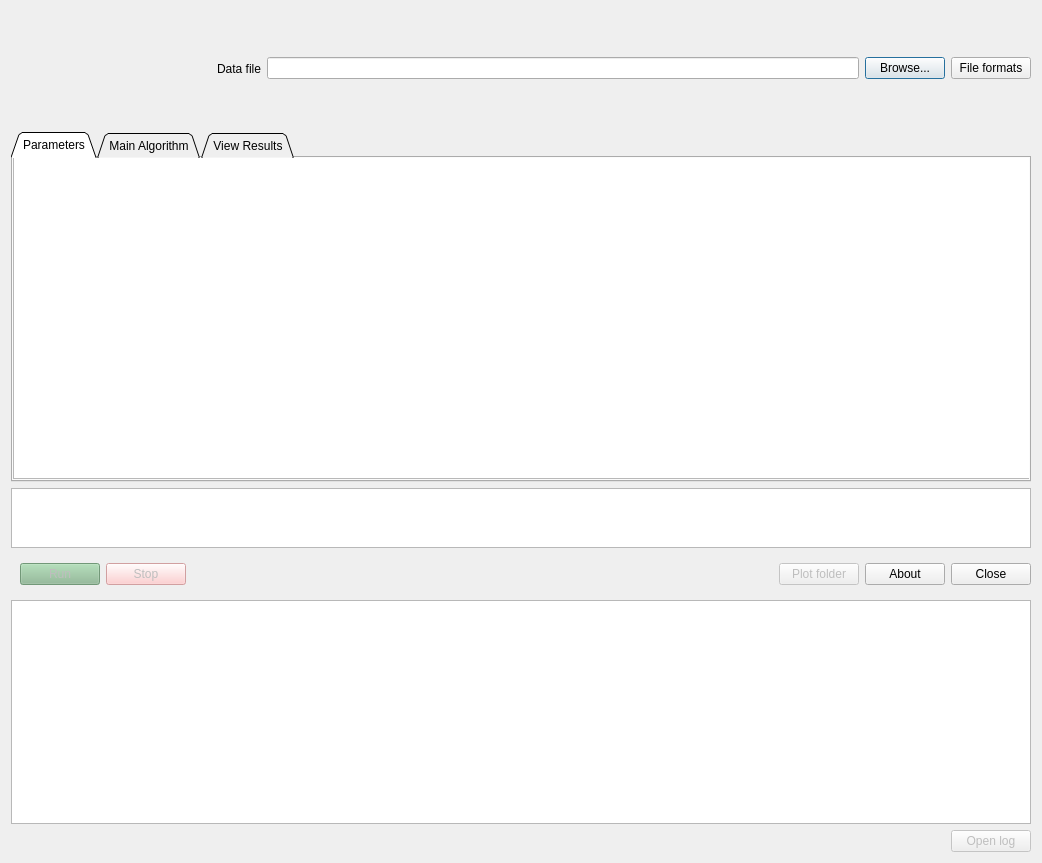
<?xml version="1.0" encoding="UTF-8"?>
<ui version="4.0">
 <class>Dialog</class>
 <widget class="QDialog" name="Dialog">
  <property name="geometry">
   <rect>
    <x>0</x>
    <y>0</y>
    <width>1042</width>
    <height>863</height>
   </rect>
  </property>
  <property name="windowTitle">
   <string>Spyking circus launcher</string>
  </property>
  <layout class="QVBoxLayout" name="verticalLayout">
   <item>
    <layout class="QHBoxLayout" name="horizontalLayout">
     <item>
      <widget class="QLabel" name="logo">
       <property name="minimumSize">
        <size>
         <width>200</width>
         <height>115</height>
        </size>
       </property>
       <property name="maximumSize">
        <size>
         <width>200</width>
         <height>115</height>
        </size>
       </property>
       <property name="text">
        <string/>
       </property>
       <property name="pixmap">
        <pixmap>../icons/logo.jpg</pixmap>
       </property>
       <property name="scaledContents">
        <bool>true</bool>
       </property>
      </widget>
     </item>
     <item>
      <widget class="QLabel" name="lbl_file">
       <property name="text">
        <string>Data file</string>
       </property>
       <property name="alignment">
        <set>Qt::AlignRight|Qt::AlignTrailing|Qt::AlignVCenter</set>
       </property>
      </widget>
     </item>
     <item>
      <widget class="QLineEdit" name="edit_file">
       <property name="toolTip">
        <string>The data file (or file with list of commands in batch mode)</string>
       </property>
      </widget>
     </item>
     <item>
      <widget class="QPushButton" name="btn_file">
       <property name="text">
        <string>Browse...</string>
       </property>
       <property name="icon">
        <iconset theme="system-file-manager">
         <normaloff>.</normaloff>.</iconset>
       </property>
      </widget>
     </item>
     <item>
      <widget class="QPushButton" name="btn_help_file_format">
       <property name="text">
        <string>File formats</string>
       </property>
       <property name="icon">
        <iconset theme="help">
         <normaloff>.</normaloff>.</iconset>
       </property>
      </widget>
     </item>
    </layout>
   </item>
   <item>
    <widget class="QFrame" name="frame">
     <property name="frameShape">
      <enum>QFrame::NoFrame</enum>
     </property>
     <property name="frameShadow">
      <enum>QFrame::Raised</enum>
     </property>
     <layout class="QVBoxLayout" name="verticalLayout_2">
      <property name="leftMargin">
       <number>0</number>
      </property>
      <property name="topMargin">
       <number>0</number>
      </property>
      <property name="rightMargin">
       <number>0</number>
      </property>
      <property name="bottomMargin">
       <number>0</number>
      </property>
      <item>
       <layout class="QHBoxLayout" name="horizontalLayout_4">
        <item>
         <widget class="QTabWidget" name="tabWidget">
          <property name="enabled">
           <bool>true</bool>
          </property>
          <property name="minimumSize">
           <size>
            <width>0</width>
            <height>350</height>
           </size>
          </property>
          <property name="tabShape">
           <enum>QTabWidget::Triangular</enum>
          </property>
          <property name="currentIndex">
           <number>0</number>
          </property>
          <widget class="QWidget" name="tab_3">
           <attribute name="title">
            <string>Parameters</string>
           </attribute>
           <widget class="QPlainTextEdit" name="param_editor">
            <property name="geometry">
             <rect>
              <x>0</x>
              <y>-10</y>
              <width>1021</width>
              <height>331</height>
             </rect>
            </property>
            <property name="font">
             <font>
              <family>Monospace</family>
              <pointsize>9</pointsize>
             </font>
            </property>
            <property name="tabChangesFocus">
             <bool>false</bool>
            </property>
           </widget>
          </widget>
          <widget class="QWidget" name="tab">
           <property name="enabled">
            <bool>true</bool>
           </property>
           <attribute name="title">
            <string>Main Algorithm</string>
           </attribute>
           <widget class="QGroupBox" name="grp_options">
            <property name="geometry">
             <rect>
              <x>160</x>
              <y>0</y>
              <width>861</width>
              <height>316</height>
             </rect>
            </property>
            <property name="title">
             <string>Options</string>
            </property>
            <layout class="QVBoxLayout" name="verticalLayout_6">
             <item>
              <layout class="QHBoxLayout" name="horizontalLayout_10">
               <item>
                <widget class="QCheckBox" name="cb_preview">
                 <property name="toolTip">
                  <string>Open a GUI showing the first second filtered with thresholds</string>
                 </property>
                 <property name="text">
                  <string>Preview mode</string>
                 </property>
                 <property name="autoExclusive">
                  <bool>false</bool>
                 </property>
                </widget>
               </item>
               <item>
                <widget class="QCheckBox" name="cb_batch">
                 <property name="toolTip">
                  <string>Run a set of commands from a file</string>
                 </property>
                 <property name="text">
                  <string>Batch mode</string>
                 </property>
                 <property name="autoExclusive">
                  <bool>false</bool>
                 </property>
                </widget>
               </item>
               <item>
                <widget class="QCheckBox" name="cb_results">
                 <property name="toolTip">
                  <string>Open a GUI to show the results on top of the raw data</string>
                 </property>
                 <property name="text">
                  <string>Results mode</string>
                 </property>
                </widget>
               </item>
              </layout>
             </item>
             <item>
              <widget class="Line" name="line_2">
               <property name="orientation">
                <enum>Qt::Horizontal</enum>
               </property>
              </widget>
             </item>
             <item>
              <layout class="QHBoxLayout" name="horizontalLayout_11">
               <item>
                <widget class="QLabel" name="lbl_cpus">
                 <property name="text">
                  <string>No. CPUs</string>
                 </property>
                 <property name="alignment">
                  <set>Qt::AlignRight|Qt::AlignTrailing|Qt::AlignVCenter</set>
                 </property>
                </widget>
               </item>
               <item>
                <widget class="QSpinBox" name="spin_cpus">
                 <property name="toolTip">
                  <string>Number of CPUs to use</string>
                 </property>
                 <property name="minimum">
                  <number>1</number>
                 </property>
                </widget>
               </item>
               <item>
                <widget class="QPushButton" name="btn_help_cpus">
                 <property name="maximumSize">
                  <size>
                   <width>75</width>
                   <height>16777215</height>
                  </size>
                 </property>
                 <property name="text">
                  <string>Help</string>
                 </property>
                 <property name="icon">
                  <iconset theme="help">
                   <normaloff>.</normaloff>.</iconset>
                 </property>
                </widget>
               </item>
               <item>
                <widget class="QLabel" name="lbl_gpus">
                 <property name="text">
                  <string>No. GPUs</string>
                 </property>
                 <property name="alignment">
                  <set>Qt::AlignRight|Qt::AlignTrailing|Qt::AlignVCenter</set>
                 </property>
                </widget>
               </item>
               <item>
                <widget class="QSpinBox" name="spin_gpus">
                 <property name="toolTip">
                  <string>Number of GPUs to use</string>
                 </property>
                </widget>
               </item>
               <item>
                <widget class="QPushButton" name="btn_help_gpus">
                 <property name="maximumSize">
                  <size>
                   <width>75</width>
                   <height>16777215</height>
                  </size>
                 </property>
                 <property name="text">
                  <string>Help</string>
                 </property>
                 <property name="icon">
                  <iconset theme="help">
                   <normaloff>.</normaloff>.</iconset>
                 </property>
                </widget>
               </item>
              </layout>
             </item>
             <item>
              <layout class="QHBoxLayout" name="horizontalLayout_7">
               <item>
                <widget class="QLabel" name="lbl_hostfile">
                 <property name="text">
                  <string>Host file</string>
                 </property>
                 <property name="alignment">
                  <set>Qt::AlignRight|Qt::AlignTrailing|Qt::AlignVCenter</set>
                 </property>
                </widget>
               </item>
               <item>
                <widget class="QLineEdit" name="edit_hostfile">
                 <property name="toolTip">
                  <string>The hostfile for MPI</string>
                 </property>
                </widget>
               </item>
               <item>
                <widget class="QPushButton" name="btn_hostfile">
                 <property name="text">
                  <string>Browse...</string>
                 </property>
                 <property name="icon">
                  <iconset theme="system-file-manager">
                   <normaloff>.</normaloff>.</iconset>
                 </property>
                </widget>
               </item>
              </layout>
             </item>
             <item>
              <widget class="QGroupBox" name="grp_merge_convert">
               <property name="title">
                <string>Merging/Converting</string>
               </property>
               <layout class="QVBoxLayout" name="verticalLayout_7">
                <property name="leftMargin">
                 <number>0</number>
                </property>
                <item>
                 <layout class="QHBoxLayout" name="horizontalLayout_6">
                  <item>
                   <widget class="QLabel" name="lbl_extension">
                    <property name="text">
                     <string>Extension</string>
                    </property>
                    <property name="alignment">
                     <set>Qt::AlignRight|Qt::AlignTrailing|Qt::AlignVCenter</set>
                    </property>
                   </widget>
                  </item>
                  <item>
                   <widget class="QLineEdit" name="edit_extension"/>
                  </item>
                 </layout>
                </item>
               </layout>
              </widget>
             </item>
             <item>
              <widget class="QGroupBox" name="grp_benchmarking">
               <property name="title">
                <string>Benchmarking</string>
               </property>
               <layout class="QVBoxLayout" name="verticalLayout_5">
                <property name="leftMargin">
                 <number>0</number>
                </property>
                <item>
                 <layout class="QHBoxLayout" name="horizontalLayout_8">
                  <item>
                   <widget class="QLabel" name="lbl_output">
                    <property name="text">
                     <string>Output</string>
                    </property>
                    <property name="alignment">
                     <set>Qt::AlignRight|Qt::AlignTrailing|Qt::AlignVCenter</set>
                    </property>
                   </widget>
                  </item>
                  <item>
                   <widget class="QLineEdit" name="edit_output">
                    <property name="toolTip">
                     <string>Output file for generation of synthetic benchmarks</string>
                    </property>
                   </widget>
                  </item>
                  <item>
                   <widget class="QPushButton" name="btn_output">
                    <property name="text">
                     <string>Browse...</string>
                    </property>
                    <property name="icon">
                     <iconset theme="system-file-manager">
                      <normaloff>.</normaloff>.</iconset>
                    </property>
                   </widget>
                  </item>
                 </layout>
                </item>
                <item>
                 <layout class="QHBoxLayout" name="horizontalLayout_9">
                  <item>
                   <widget class="QLabel" name="lbl_type">
                    <property name="text">
                     <string>Type</string>
                    </property>
                    <property name="alignment">
                     <set>Qt::AlignRight|Qt::AlignTrailing|Qt::AlignVCenter</set>
                    </property>
                   </widget>
                  </item>
                  <item>
                   <widget class="QComboBox" name="cmb_type">
                    <property name="toolTip">
                     <string>type of benchmark</string>
                    </property>
                    <item>
                     <property name="text">
                      <string>fitting</string>
                     </property>
                    </item>
                    <item>
                     <property name="text">
                      <string>clustering</string>
                     </property>
                    </item>
                    <item>
                     <property name="text">
                      <string>synchrony</string>
                     </property>
                    </item>
                   </widget>
                  </item>
                 </layout>
                </item>
               </layout>
              </widget>
             </item>
            </layout>
           </widget>
           <widget class="QGroupBox" name="grp_tasks">
            <property name="geometry">
             <rect>
              <x>0</x>
              <y>0</y>
              <width>156</width>
              <height>330</height>
             </rect>
            </property>
            <property name="minimumSize">
             <size>
              <width>0</width>
              <height>330</height>
             </size>
            </property>
            <property name="title">
             <string>Tasks</string>
            </property>
            <layout class="QVBoxLayout" name="verticalLayout_4">
             <item>
              <layout class="QVBoxLayout" name="verticalLayout_3">
               <item>
                <widget class="QCheckBox" name="cb_filtering">
                 <property name="font">
                  <font>
                   <weight>50</weight>
                   <bold>false</bold>
                  </font>
                 </property>
                 <property name="toolTip">
                  <string>Performs the filtering on site of the data</string>
                 </property>
                 <property name="autoFillBackground">
                  <bool>false</bool>
                 </property>
                 <property name="text">
                  <string>Filtering</string>
                 </property>
                 <property name="checked">
                  <bool>true</bool>
                 </property>
                </widget>
               </item>
               <item>
                <widget class="QCheckBox" name="cb_whitening">
                 <property name="font">
                  <font>
                   <weight>50</weight>
                   <bold>false</bold>
                  </font>
                 </property>
                 <property name="toolTip">
                  <string>Performs the spatia whitening of the data, and extract PCA basis</string>
                 </property>
                 <property name="text">
                  <string>Whitening</string>
                 </property>
                 <property name="checked">
                  <bool>true</bool>
                 </property>
                </widget>
               </item>
               <item>
                <widget class="QCheckBox" name="cb_clustering">
                 <property name="font">
                  <font>
                   <weight>50</weight>
                   <bold>false</bold>
                  </font>
                 </property>
                 <property name="toolTip">
                  <string>Performs the clustering to identify templates</string>
                 </property>
                 <property name="text">
                  <string>Clustering</string>
                 </property>
                 <property name="checked">
                  <bool>true</bool>
                 </property>
                </widget>
               </item>
               <item>
                <widget class="QCheckBox" name="cb_fitting">
                 <property name="font">
                  <font>
                   <weight>50</weight>
                   <bold>false</bold>
                  </font>
                 </property>
                 <property name="toolTip">
                  <string>Performs the template-matching phase</string>
                 </property>
                 <property name="text">
                  <string>Fitting</string>
                 </property>
                 <property name="checked">
                  <bool>true</bool>
                 </property>
                </widget>
               </item>
               <item>
                <widget class="QCheckBox" name="cb_merging">
                 <property name="toolTip">
                  <string>Launch the Meta-Merging GUI</string>
                 </property>
                 <property name="text">
                  <string>Merging</string>
                 </property>
                </widget>
               </item>
               <item>
                <widget class="QCheckBox" name="cb_converting">
                 <property name="toolTip">
                  <string>Convert results for the phy GUI</string>
                 </property>
                 <property name="text">
                  <string>Converting</string>
                 </property>
                </widget>
               </item>
               <item>
                <widget class="QCheckBox" name="cb_gathering">
                 <property name="toolTip">
                  <string>Gather data while fitting is still in progress</string>
                 </property>
                 <property name="text">
                  <string>Gathering</string>
                 </property>
                </widget>
               </item>
               <item>
                <widget class="QCheckBox" name="cb_extracting">
                 <property name="toolTip">
                  <string>Extract templates from user-defined spike times</string>
                 </property>
                 <property name="text">
                  <string>Extracting</string>
                 </property>
                </widget>
               </item>
               <item>
                <widget class="QCheckBox" name="cb_benchmarking">
                 <property name="toolTip">
                  <string>Generation of synthetic datasets to test the algorithm</string>
                 </property>
                 <property name="text">
                  <string>Benchmarking</string>
                 </property>
                </widget>
               </item>
               <item>
                <widget class="QCheckBox" name="cb_validating">
                 <property name="toolTip">
                  <string>To compare performance to real GT neurons</string>
                 </property>
                 <property name="text">
                  <string>Validating</string>
                 </property>
                </widget>
               </item>
              </layout>
             </item>
            </layout>
           </widget>
           <widget class="Line" name="line">
            <property name="geometry">
             <rect>
              <x>140</x>
              <y>40</y>
              <width>20</width>
              <height>261</height>
             </rect>
            </property>
            <property name="orientation">
             <enum>Qt::Vertical</enum>
            </property>
           </widget>
          </widget>
          <widget class="QWidget" name="tab_2">
           <property name="enabled">
            <bool>true</bool>
           </property>
           <attribute name="title">
            <string>View Results</string>
           </attribute>
           <widget class="QGroupBox" name="selection_gui">
            <property name="enabled">
             <bool>false</bool>
            </property>
            <property name="geometry">
             <rect>
              <x>10</x>
              <y>10</y>
              <width>1011</width>
              <height>101</height>
             </rect>
            </property>
            <property name="title">
             <string>Select a backend</string>
            </property>
            <widget class="QRadioButton" name="rb_gui_matlab">
             <property name="geometry">
              <rect>
               <x>10</x>
               <y>60</y>
               <width>117</width>
               <height>22</height>
              </rect>
             </property>
             <property name="toolTip">
              <string>Need a valid MATLAB install</string>
             </property>
             <property name="text">
              <string>Matlab GUI</string>
             </property>
            </widget>
            <widget class="QRadioButton" name="rb_gui_python">
             <property name="geometry">
              <rect>
               <x>10</x>
               <y>30</y>
               <width>117</width>
               <height>22</height>
              </rect>
             </property>
             <property name="toolTip">
              <string>Need a valid phy and phy-contrib install</string>
             </property>
             <property name="text">
              <string>Phy GUI</string>
             </property>
             <property name="checked">
              <bool>true</bool>
             </property>
            </widget>
            <widget class="QPushButton" name="btn_phy">
             <property name="geometry">
              <rect>
               <x>690</x>
               <y>20</y>
               <width>171</width>
               <height>27</height>
              </rect>
             </property>
             <property name="text">
              <string>How to get phy</string>
             </property>
             <property name="icon">
              <iconset theme="help">
               <normaloff>.</normaloff>.</iconset>
             </property>
            </widget>
            <widget class="QPushButton" name="btn_matlab">
             <property name="geometry">
              <rect>
               <x>690</x>
               <y>50</y>
               <width>171</width>
               <height>27</height>
              </rect>
             </property>
             <property name="text">
              <string>How to get MATLAB</string>
             </property>
             <property name="icon">
              <iconset theme="help">
               <normaloff>.</normaloff>.</iconset>
             </property>
            </widget>
           </widget>
           <widget class="QGroupBox" name="extension_gui">
            <property name="enabled">
             <bool>false</bool>
            </property>
            <property name="geometry">
             <rect>
              <x>10</x>
              <y>110</y>
              <width>1011</width>
              <height>65</height>
             </rect>
            </property>
            <property name="title">
             <string>Merging/Converting</string>
            </property>
            <layout class="QVBoxLayout" name="verticalLayout_8">
             <property name="leftMargin">
              <number>0</number>
             </property>
             <item>
              <layout class="QHBoxLayout" name="horizontalLayout_12">
               <item>
                <widget class="QLabel" name="gui_extension_label">
                 <property name="text">
                  <string>Extension</string>
                 </property>
                 <property name="alignment">
                  <set>Qt::AlignRight|Qt::AlignTrailing|Qt::AlignVCenter</set>
                 </property>
                </widget>
               </item>
               <item>
                <widget class="QLineEdit" name="gui_extension"/>
               </item>
              </layout>
             </item>
            </layout>
           </widget>
          </widget>
         </widget>
        </item>
       </layout>
      </item>
     </layout>
    </widget>
   </item>
   <item>
    <widget class="QPlainTextEdit" name="edit_command">
     <property name="sizePolicy">
      <sizepolicy hsizetype="Expanding" vsizetype="Maximum">
       <horstretch>0</horstretch>
       <verstretch>0</verstretch>
      </sizepolicy>
     </property>
     <property name="maximumSize">
      <size>
       <width>16777215</width>
       <height>60</height>
      </size>
     </property>
     <property name="font">
      <font>
       <family>Monospace</family>
      </font>
     </property>
    </widget>
   </item>
   <item>
    <widget class="QFrame" name="frame_2">
     <property name="enabled">
      <bool>true</bool>
     </property>
     <property name="frameShape">
      <enum>QFrame::NoFrame</enum>
     </property>
     <property name="frameShadow">
      <enum>QFrame::Raised</enum>
     </property>
     <layout class="QHBoxLayout" name="horizontalLayout_5">
      <property name="rightMargin">
       <number>0</number>
      </property>
      <item>
       <widget class="QPushButton" name="btn_run">
        <property name="enabled">
         <bool>false</bool>
        </property>
        <property name="toolTip">
         <string>Run spyking circus with the given options</string>
        </property>
        <property name="autoFillBackground">
         <bool>false</bool>
        </property>
        <property name="styleSheet">
         <string notr="true">background-color :rgb(139, 185, 146)</string>
        </property>
        <property name="text">
         <string>Run</string>
        </property>
        <property name="icon">
         <iconset theme="system-run">
          <normaloff>.</normaloff>.</iconset>
        </property>
       </widget>
      </item>
      <item>
       <widget class="QPushButton" name="btn_stop">
        <property name="enabled">
         <bool>false</bool>
        </property>
        <property name="toolTip">
         <string>Interrupt a running spyking-circus process</string>
        </property>
        <property name="autoFillBackground">
         <bool>false</bool>
        </property>
        <property name="styleSheet">
         <string notr="true">background-color :rgb(255, 194, 195)</string>
        </property>
        <property name="text">
         <string>Stop</string>
        </property>
        <property name="icon">
         <iconset theme="process-stop">
          <normaloff>.</normaloff>.</iconset>
        </property>
       </widget>
      </item>
      <item>
       <spacer name="horizontalSpacer">
        <property name="orientation">
         <enum>Qt::Horizontal</enum>
        </property>
        <property name="sizeHint" stdset="0">
         <size>
          <width>495</width>
          <height>20</height>
         </size>
        </property>
       </spacer>
      </item>
      <item>
       <widget class="QPushButton" name="btn_plots">
        <property name="enabled">
         <bool>false</bool>
        </property>
        <property name="text">
         <string>Plot folder</string>
        </property>
        <property name="icon">
         <iconset theme="folder">
          <normaloff>.</normaloff>.</iconset>
        </property>
       </widget>
      </item>
      <item>
       <widget class="QPushButton" name="btn_about">
        <property name="text">
         <string>About</string>
        </property>
        <property name="icon">
         <iconset theme="help">
          <normaloff>.</normaloff>.</iconset>
        </property>
       </widget>
      </item>
      <item>
       <widget class="QPushButton" name="btn_close">
        <property name="toolTip">
         <string>Close the window</string>
        </property>
        <property name="text">
         <string>Close</string>
        </property>
        <property name="icon">
         <iconset theme="window-close">
          <normaloff>.</normaloff>.</iconset>
        </property>
       </widget>
      </item>
     </layout>
    </widget>
   </item>
   <item>
    <widget class="QPlainTextEdit" name="edit_stdout">
     <property name="font">
      <font>
       <family>Monospace</family>
      </font>
     </property>
     <property name="undoRedoEnabled">
      <bool>false</bool>
     </property>
     <property name="lineWrapMode">
      <enum>QPlainTextEdit::NoWrap</enum>
     </property>
     <property name="readOnly">
      <bool>true</bool>
     </property>
     <property name="overwriteMode">
      <bool>true</bool>
     </property>
    </widget>
   </item>
   <item>
    <layout class="QHBoxLayout" name="horizontalLayout_2">
     <item>
      <spacer name="horizontalSpacer_2">
       <property name="orientation">
        <enum>Qt::Horizontal</enum>
       </property>
       <property name="sizeHint" stdset="0">
        <size>
         <width>40</width>
         <height>20</height>
        </size>
       </property>
      </spacer>
     </item>
     <item>
      <widget class="QPushButton" name="btn_log">
       <property name="enabled">
        <bool>false</bool>
       </property>
       <property name="toolTip">
        <string>Opens the log file of the last run</string>
       </property>
       <property name="text">
        <string>Open log</string>
       </property>
       <property name="icon">
        <iconset theme="accessories-text-editor">
         <normaloff>.</normaloff>.</iconset>
       </property>
      </widget>
     </item>
    </layout>
   </item>
  </layout>
 </widget>
 <resources/>
 <connections>
  <connection>
   <sender>btn_close</sender>
   <signal>clicked()</signal>
   <receiver>Dialog</receiver>
   <slot>close()</slot>
   <hints>
    <hint type="sourcelabel">
     <x>747</x>
     <y>437</y>
    </hint>
    <hint type="destinationlabel">
     <x>399</x>
     <y>299</y>
    </hint>
   </hints>
  </connection>
 </connections>
</ui>
